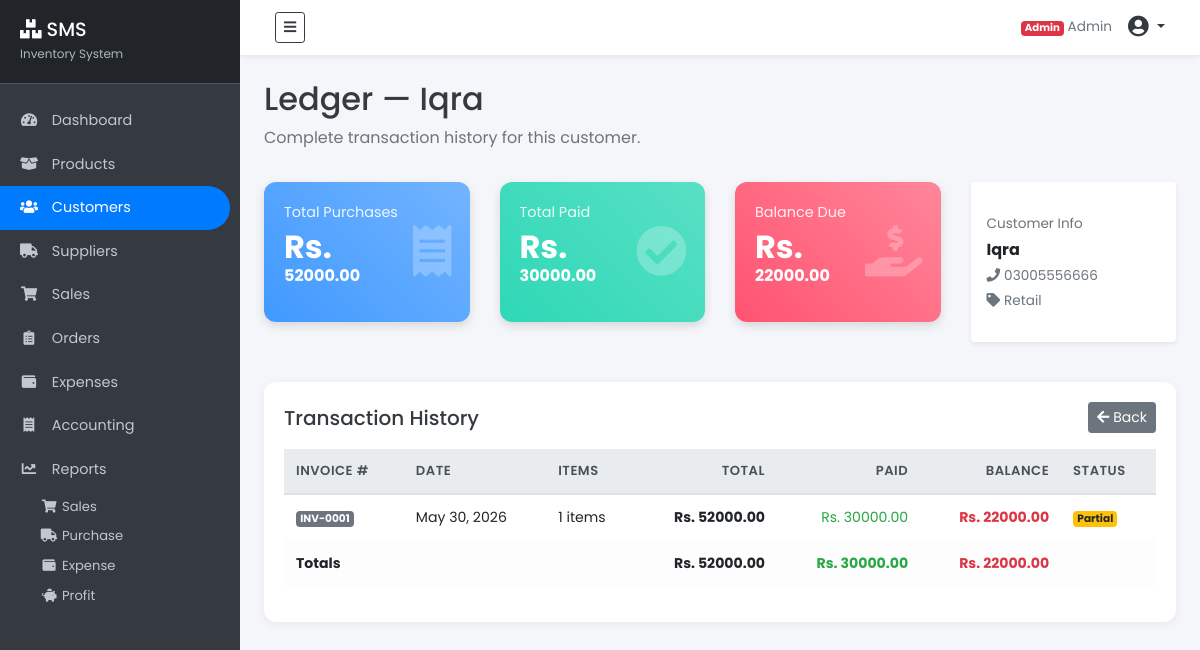
/customers/1/ledger/ (signed in), run on the app's committed database.
### customers/models.py (models this page shows, shortened)
class Customer(models.Model):
    TYPE_CHOICES = (
        ('Retail',    'Retail'),
        ('Wholesale', 'Wholesale'),
        ('Walk-in',   'Walk-in'),
    )
    STATUS_CHOICES = (
        ('Active',   'Active'),
        ('Inactive', 'Inactive'),
    )
    user            = models.OneToOneField(
        User, on_delete=models.SET_NULL,
        null=True, blank=True, related_name='customer'
    )
    name            = models.CharField(max_length=255)
    phone           = models.CharField(max_length=20,  blank=True)
    email           = models.EmailField(blank=True)
    address         = models.TextField(blank=True)
    customer_type   = models.CharField(max_length=20,
                                       choices=TYPE_CHOICES, default='Retail')
    credit_limit    = models.DecimalField(max_digits=12, decimal_places=2,
                                          default=0)
    opening_balance = models.DecimalField(max_digits=12, decimal_places=2,
                                          default=0)
    status          = models.CharField(max_length=10,
                                       choices=STATUS_CHOICES, default='Active')
    notes           = models.TextField(blank=True)
    created_at      = models.DateTimeField(auto_now_add=True)
    @property
    def total_purchases(self):
        return sum(s.total_amount for s in self.sales.all())
    @property
    def total_paid(self):
        return sum(s.paid_amount for s in self.sales.all())
    @property
    def balance_due(self):
        return sum(s.balance for s in self.sales.all())

### sales/models.py (models this page shows, shortened)
class Sale(models.Model):
    PAYMENT_METHODS = (
        ('Cash', 'Cash'), ('Card', 'Card'),
        ('Bank Transfer', 'Bank Transfer'), ('Credit', 'On Credit'),
    )
    customer       = models.ForeignKey('customers.Customer',
                                       on_delete=models.SET_NULL,
                                       null=True, blank=True,
                                       related_name='sales')
    customer_name  = models.CharField(max_length=255, default='Walk-in')
    sale_date      = models.DateField(auto_now_add=True)
    tax_percent    = models.DecimalField(max_digits=5, decimal_places=2,
                                         default=0)
    paid_amount    = models.DecimalField(max_digits=12, decimal_places=2,
                                         default=0)
    payment_method = models.CharField(max_length=20,
                                       choices=PAYMENT_METHODS, default='Cash')
    notes          = models.TextField(blank=True)
    created_at     = models.DateTimeField(auto_now_add=True)
    @property
    def invoice_number(self):
        return f'INV-{self.pk:04d}'
    @property
    def subtotal(self):
        return sum(i.line_total for i in self.items.all())
    @property
    def tax_amount(self):
        return self.subtotal * (self.tax_percent / 100)
    @property
    def total_amount(self):
        return self.subtotal + self.tax_amount
    @property
    def balance(self):
        return max(self.total_amount - self.paid_amount, Decimal('0.00'))
    @property
    def status(self):
        if self.balance <= 0:    return 'paid'
        if self.paid_amount > 0: return 'partial'
        return 'unpaid'
    @property
    def item_count(self):
        return self.items.count()

class SaleItem(models.Model):
    sale       = models.ForeignKey(Sale, related_name='items',
                                   on_delete=models.CASCADE)
    product    = models.ForeignKey('products.Product',
                                   on_delete=models.PROTECT)
    quantity   = models.PositiveIntegerField()
    sale_price = models.DecimalField(max_digits=10, decimal_places=2)
    discount   = models.DecimalField(max_digits=5, decimal_places=2,
                                      default=0)
    cost_price = models.DecimalField(max_digits=10, decimal_places=2,
                                      default=0)
    @property
    def line_total(self):
        return (Decimal(str(self.quantity)) * self.sale_price
                * (1 - self.discount / 100))

### customers/views.py (the view, shortened to what this page needs)
# urls.py: path('<int:pk>/ledger/',        views.customer_ledger,    name='customer-ledger'),
@seller_required
def customer_ledger(request, pk):
    from sales.models import Sale
    customer = get_object_or_404(Customer, pk=pk)
    entries  = []
    running  = Decimal("0.00")
    sales = Sale.objects.filter(customer=customer).order_by("created_at")
    for sale in sales:
        running += sale.total_amount
        entries.append({
            "date":        sale.sale_date,
            "description": f"Sale — {sale.item_count} item(s)",
            "reference":   sale.invoice_number,
            "debit":       sale.total_amount,
            "credit":      Decimal("0.00"),
            "balance":     running,
            "type":        "sale",
        })
        if sale.paid_amount > 0:
            running -= sale.paid_amount
            entries.append({
                "date":        sale.sale_date,
                "description": f"Payment — {sale.payment_method}",
                "reference":   sale.invoice_number,
                "debit":       Decimal("0.00"),
                "credit":      sale.paid_amount,
                "balance":     running,
                "type":        "payment",
            })
    date_from = request.GET.get("from", "")
    date_to   = request.GET.get("to",   "")
    if date_from:
        try:
            df = datetime.date.fromisoformat(date_from)
            entries = [e for e in entries if e["date"] >= df]
        except ValueError:
            pass
    if date_to:
        try:
            dt = datetime.date.fromisoformat(date_to)
            entries = [e for e in entries if e["date"] <= dt]
        except ValueError:
            pass
    context = {
        "customer":    customer,
        "entries":     entries,
        "sales":       sales,
        "date_from":   date_from,
        "date_to":     date_to,
    }
    return render(request, "customers/ledger.html", context)

### templates/customers/ledger.html (shortened to what this page needs)
{% extends "partials/base.html" %}
{% block content %}
<div class="container-fluid p-4">
    <div class="row mb-3">
        <div class="col-12">
            <h2 class="text-dark">Ledger — {{ customer.name }}</h2>
            <p class="text-muted">Complete transaction history for this customer.</p>
        </div>
    </div>
    <div class="row mb-4">
        <div class="col-md-3 col-sm-6 mb-3"><div class="card-box bg-gradient-primary"><div class="icon"><i class="fas fa-receipt"></i></div><p>Total Purchases</p><h3> Rs. </h3> <h4>{{ customer.total_purchases|floatformat:2 }}</h4> </div></div>
        <div class="col-md-3 col-sm-6 mb-3"><div class="card-box bg-gradient-success"><div class="icon"><i class="fas fa-check-circle"></i></div><p>Total Paid</p><h3> Rs. </h3> <h4>{{ customer.total_paid|floatformat:2 }}</h4> </div></div>
        <div class="col-md-3 col-sm-6 mb-3"><div class="card-box bg-gradient-danger"><div class="icon"><i class="fas fa-hand-holding-usd"></i></div><p>Balance Due</p><h3> Rs. </h3> <h4>{{ customer.balance_due|floatformat:2 }}</h4> </div></div>
        <div class="col-md-3 col-sm-6 mb-3">
            <div class="card shadow-sm border-0 h-100 d-flex flex-column justify-content-center p-3">
                <p class="text-muted mb-1" style="font-size:.85rem;">Customer Info</p>
                <p class="mb-1 font-weight-bold">{{ customer.name }}</p>
                <p class="mb-1 text-muted" style="font-size:.85rem;"><i class="fas fa-phone mr-1"></i>{{ customer.phone|default:"—" }}</p>
                <p class="mb-0 text-muted" style="font-size:.85rem;"><i class="fas fa-tag mr-1"></i>{{ customer.customer_type }}</p>
            </div>
        </div>
    </div>
    <div class="table-container">
        <div class="d-flex justify-content-between align-items-center mb-3">
            <h5 class="text-dark mb-0">Transaction History</h5>
            <a href="{% url 'customer-list' %}" class="btn btn-secondary btn-sm"><i class="fas fa-arrow-left mr-1"></i>Back</a>
        </div>
        <div class="table-responsive">
            <table class="table table-hover">
                <thead class="thead-light">
                    <tr><th>Invoice #</th><th>Date</th><th>Items</th><th class="text-right">Total</th><th class="text-right">Paid</th><th class="text-right">Balance</th><th>Status</th></tr>
                </thead>
                <tbody>
                    {% for sale in sales %}
                    <tr>
                        <td><span class="badge badge-secondary">{{ sale.invoice_number }}</span></td>
                        <td>{{ sale.sale_date }}</td>
                        <td>{{ sale.item_count }} items</td>
                        <td class="text-right font-weight-bold"> Rs. {{ sale.total_amount|floatformat:2 }}</td>
                        <td class="text-right text-success"> Rs. {{ sale.paid_amount|floatformat:2 }}</td>
                        <td class="text-right {% if sale.balance > 0 %}text-danger font-weight-bold{% else %}text-muted{% endif %}"> Rs. {{ sale.balance|floatformat:2 }}</td>
                        <td>
                            {% if sale.status == 'paid' %}<span class="badge badge-success">Paid</span>
                            {% elif sale.status == 'partial' %}<span class="badge badge-warning">Partial</span>
                            {% else %}<span class="badge badge-danger">Unpaid</span>{% endif %}
                        </td>
                    </tr>
                    {% empty %}
                    <tr><td colspan="7" class="text-center text-muted py-4">No transactions yet.</td></tr>
                    {% endfor %}
                </tbody>
                {% if sales %}
                <tfoot class="font-weight-bold">
                    <tr class="table-light">
                        <td colspan="3">Totals</td>
                        <td class="text-right"> Rs. {{ customer.total_purchases|floatformat:2 }}</td>
                        <td class="text-right text-success"> Rs. {{ customer.total_paid|floatformat:2 }}</td>
                        <td class="text-right text-danger"> Rs. {{ customer.balance_due|floatformat:2 }}</td>
                        <td></td>
                    </tr>
                </tfoot>
                {% endif %}
            </table>
        </div>
    </div>
</div>
{% endblock %}

### templates/partials/nav.html (shortened to what this page needs)
<nav class="navbar navbar-expand-lg navbar-light bg-white">
    <div class="container-fluid">
        {% if user.is_authenticated %}
            {% if user.profile.role == 'customer' %}
                <a href="{% url 'customer-dashboard' %}" class="navbar-brand d-flex align-items-center" style="text-decoration:none;">
                    <span style="background:#1a1a2e;color:#fff;padding:5px 12px;border-radius:8px;font-weight:700;font-size:1rem;letter-spacing:1px;">
                        <i class="fas fa-boxes mr-1"></i> SMS
                    </span>
                    <span class="ml-2 text-muted" style="font-size:.8rem;">Customer Portal</span>
                </a>
            {% else %}
                <button type="button" id="sidebarCollapse" class="btn btn-outline-dark btn-sm">
                    <i class="fas fa-bars"></i>
                </button>
            {% endif %}
        {% endif %}
        <div class="ml-auto d-flex align-items-center">
            {% if user.is_authenticated %}
            <span class="text-muted mr-3" style="font-size:.85rem;">
                {% if user.is_superuser %}
                    <span class="badge badge-danger">Admin</span>
                {% elif user.profile.role == 'seller' %}
                    <span class="badge badge-primary">Seller</span>
                {% else %}
                    <span class="badge badge-success">Customer</span>
                {% endif %}
                {{ user.get_full_name|default:user.username }}
            </span>
            <div class="dropdown">
                <a href="#" class="text-dark dropdown-toggle" data-toggle="dropdown">
                    <i class="fas fa-user-circle fa-lg"></i>
                </a>
            </div>
            {% else %}
            <a href="{% url 'user-login' %}" class="btn btn-primary btn-sm">Login</a>
            {% endif %}
        </div>
    </div>
</nav>

### static/style.css (style rules this page uses)
body { font-family: 'Poppins', sans-serif; background: #f4f6f9; overflow-x: hidden; }
.navbar { padding: 12px 20px; background: #fff; border-bottom: 1px solid #e9ecef; box-shadow: 0 2px 5px rgba(0,0,0,.05); position: sticky; top: 0; z-index: 100; }
.card-box { position: relative; color: #fff; padding: 20px 22px 5px 20px; border-radius: 12px; margin-bottom: 20px; box-shadow: 0 4px 10px rgba(0,0,0,.12); height: 140px; }
.card-box h3 { font-size: 2rem; font-weight: 700; margin: 0; }
.card-box h4 { font-size: 1rem; font-weight: 700; margin: 0; overflow-wrap: break-word; }
.card-box p { font-size: .9rem; opacity: .9; margin: 0 0 4px; }
.card-box .icon { position: absolute; top: 50%; right: 18px; transform: translateY(-50%); font-size: 3.2rem; opacity: .25; }
.bg-gradient-primary { background: linear-gradient(45deg,#4099ff,#73b4ff); }
.bg-gradient-success { background: linear-gradient(45deg,#2ed8b6,#59e0c5); }
.bg-gradient-danger { background: linear-gradient(45deg,#FF5370,#ff869a); }
.table-container { background: #fff; padding: 20px; border-radius: 12px; box-shadow: 0 2px 10px rgba(0,0,0,.06); }
.table thead th { border-top: none; border-bottom: 2px solid #e9ecef; color: #495057; font-weight: 600; font-size: .82rem; text-transform: uppercase; letter-spacing: .5px; }
.table td { vertical-align: middle; font-size: .88rem; }

### data on the page
Customer: name "Iqra", total_purchases "52000.00", total_paid "30000.00", balance_due "22000.00", phone "03005556666", customer_type "Retail"
Sale: invoice_number "INV-0001", sale_date "May 30, 2026", item_count "1", total_amount "52000.00", paid_amount "30000.00", balance "22000.00", shows "Partial"

### other printed values
{{ user.get_full_name|default:user.username }} "Admin"
